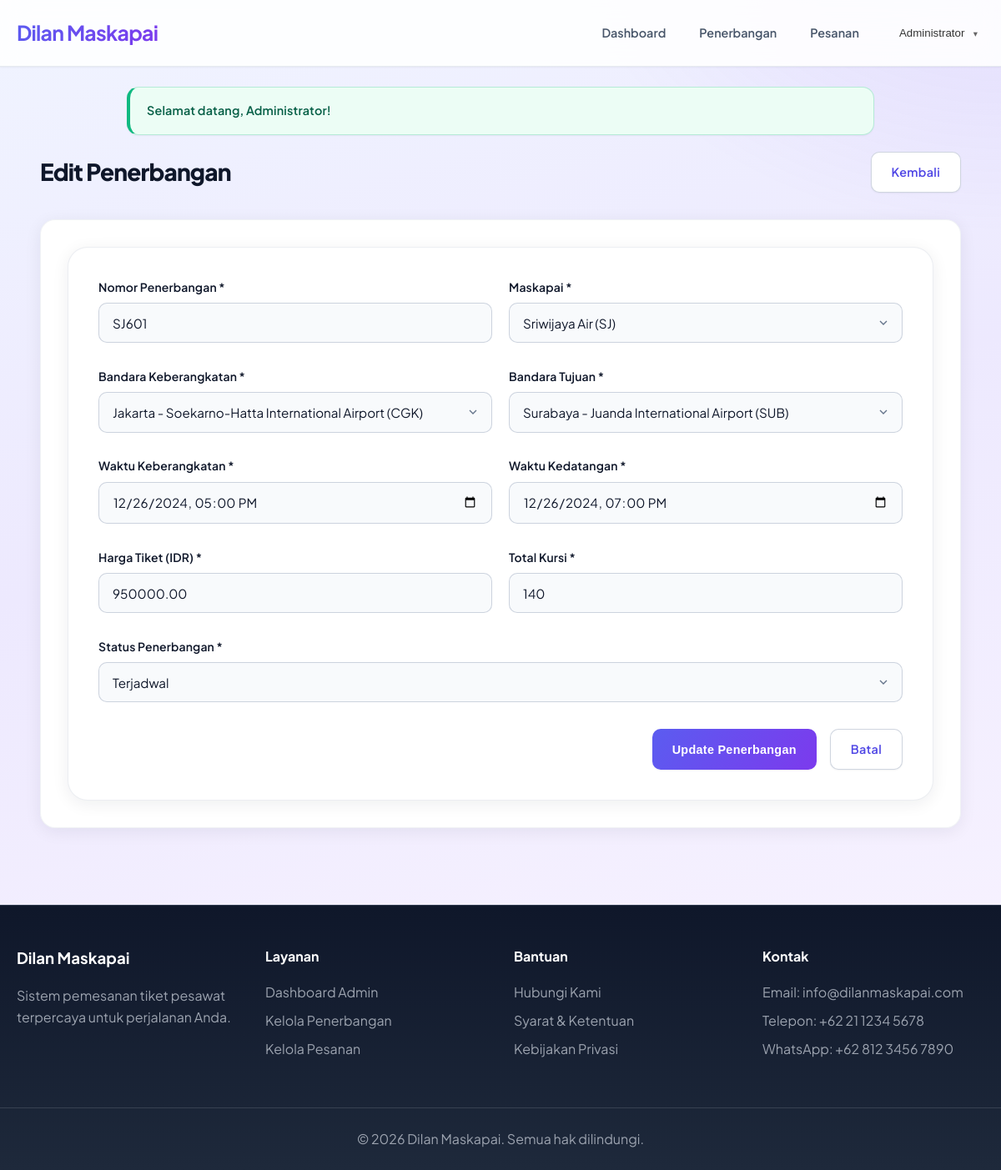
/admin/flight_form.php?id=52 (signed in), run on the app's committed database.
### tables this page shows
CREATE TABLE flights (
    id INT AUTO_INCREMENT PRIMARY KEY,
    flight_number VARCHAR(10) NOT NULL UNIQUE,
    airline_id INT NOT NULL,
    departure_airport_id INT NOT NULL,
    arrival_airport_id INT NOT NULL,
    departure_time DATETIME NOT NULL,
    arrival_time DATETIME NOT NULL,
    price DECIMAL(10,2) NOT NULL,
    available_seats INT NOT NULL,
    total_seats INT NOT NULL,
    status ENUM('scheduled', 'delayed', 'cancelled', 'completed') DEFAULT 'scheduled',
    created_at TIMESTAMP DEFAULT CURRENT_TIMESTAMP,
    updated_at TIMESTAMP DEFAULT CURRENT_TIMESTAMP ON UPDATE CURRENT_TIMESTAMP,
    FOREIGN KEY (airline_id) REFERENCES airlines(id),
    FOREIGN KEY (departure_airport_id) REFERENCES airports(id),
    FOREIGN KEY (arrival_airport_id) REFERENCES airports(id)
);

CREATE TABLE airlines (
    id INT AUTO_INCREMENT PRIMARY KEY,
    name VARCHAR(100) NOT NULL,
    code VARCHAR(2) NOT NULL UNIQUE,
    logo VARCHAR(255),
    created_at TIMESTAMP DEFAULT CURRENT_TIMESTAMP
);

CREATE TABLE airports (
    id INT AUTO_INCREMENT PRIMARY KEY,
    code VARCHAR(3) NOT NULL UNIQUE,
    name VARCHAR(100) NOT NULL,
    city VARCHAR(50) NOT NULL,
    country VARCHAR(50) NOT NULL,
    created_at TIMESTAMP DEFAULT CURRENT_TIMESTAMP
);

### admin/flight_form.php (the view, shortened to what this page needs)
<?php
$flight = null;
$airlines = [];
$airports = [];
if (isset($_GET['id']) && is_numeric($_GET['id'])) {
    try {
        $database = new Database();
        $db = $database->getConnection();
        $stmt = $db->prepare("SELECT * FROM flights WHERE id = ?");
        $stmt->bindParam(1, $_GET['id']);
        $stmt->execute();
        $flight = $stmt->fetch(PDO::FETCH_ASSOC);
    } catch(PDOException $exception) {
        setMessage('danger', 'Terjadi kesalahan saat mengambil data penerbangan.');
        redirect(APP_URL . 'admin/flights.php');
    }
}
try {
    $database = new Database();
    $db = $database->getConnection();
    $stmt = $db->query("SELECT * FROM airlines ORDER BY name");
    $airlines = $stmt->fetchAll(PDO::FETCH_ASSOC);
    $stmt = $db->query("SELECT * FROM airports ORDER BY city");
    $airports = $stmt->fetchAll(PDO::FETCH_ASSOC);
} catch(PDOException $exception) {
    setMessage('danger', 'Terjadi kesalahan saat mengambil data.');
}
$page_title = $flight ? 'Edit Penerbangan' : 'Tambah Penerbangan';
include '../includes/header.php';
?>
<div class="admin-page">
    <div class="page-header">
        <h1><?php echo $page_title; ?></h1>
        <a href="<?php echo APP_URL; ?>admin/flights.php" class="btn btn-secondary">Kembali</a>
    </div>
    <div class="form-container">
        <form method="POST" class="form">
            <div class="form-row">
                <div class="form-group">
                    <label for="flight_number">Nomor Penerbangan *</label>
                    <input type="text" id="flight_number" name="flight_number"
                           value="<?php echo isset($_POST['flight_number']) ? sanitizeInput($_POST['flight_number']) : ($flight ? $flight['flight_number'] : ''); ?>"
                           required>
                </div>
                <div class="form-group">
                    <label for="airline_id">Maskapai *</label>
                    <select id="airline_id" name="airline_id" required>
                        <?php foreach ($airlines as $airline): ?>
                            <option value="<?php echo $airline['id']; ?>"
                                    <?php echo (isset($_POST['airline_id']) && $_POST['airline_id'] == $airline['id']) || ($flight && $flight['airline_id'] == $airline['id']) ? 'selected' : ''; ?>>
                                <?php echo $airline['name']; ?> (<?php echo $airline['code']; ?>)
                            </option>
                        <?php endforeach; ?>
                    </select>
                </div>
            </div>
            <div class="form-row">
                <div class="form-group">
                    <label for="departure_airport_id">Bandara Keberangkatan *</label>
                    <select id="departure_airport_id" name="departure_airport_id" required>
                        <?php foreach ($airports as $airport): ?>
                            <option value="<?php echo $airport['id']; ?>"
                                    <?php echo (isset($_POST['departure_airport_id']) && $_POST['departure_airport_id'] == $airport['id']) || ($flight && $flight['departure_airport_id'] == $airport['id']) ? 'selected' : ''; ?>>
                                <?php echo $airport['city']; ?> - <?php echo $airport['name']; ?> (<?php echo $airport['code']; ?>)
                            </option>
                        <?php endforeach; ?>
                    </select>
                </div>
                <div class="form-group">
                    <label for="arrival_airport_id">Bandara Tujuan *</label>
                    <select id="arrival_airport_id" name="arrival_airport_id" required>
                        <?php foreach ($airports as $airport): ?>
                            <option value="<?php echo $airport['id']; ?>"
                                    <?php echo (isset($_POST['arrival_airport_id']) && $_POST['arrival_airport_id'] == $airport['id']) || ($flight && $flight['arrival_airport_id'] == $airport['id']) ? 'selected' : ''; ?>>
                                <?php echo $airport['city']; ?> - <?php echo $airport['name']; ?> (<?php echo $airport['code']; ?>)
                            </option>
                        <?php endforeach; ?>
                    </select>
                </div>
            </div>
            <div class="form-row">
                <div class="form-group">
                    <label for="departure_time">Waktu Keberangkatan *</label>
                    <input type="datetime-local" id="departure_time" name="departure_time"
                           value="<?php echo isset($_POST['departure_time']) ? $_POST['departure_time'] : ($flight ? date('Y-m-d\TH:i', strtotime($flight['departure_time'])) : ''); ?>"
                           required>
                </div>
                <div class="form-group">
                    <label for="arrival_time">Waktu Kedatangan *</label>
                    <input type="datetime-local" id="arrival_time" name="arrival_time"
                           value="<?php echo isset($_POST['arrival_time']) ? $_POST['arrival_time'] : ($flight ? date('Y-m-d\TH:i', strtotime($flight['arrival_time'])) : ''); ?>"
                           required>
                </div>
            </div>
            <div class="form-row">
                <div class="form-group">
                    <label for="price">Harga Tiket (IDR) *</label>
                    <input type="number" id="price" name="price"
                           value="<?php echo isset($_POST['price']) ? $_POST['price'] : ($flight ? $flight['price'] : ''); ?>"
                           min="0" step="1000" required>
                </div>
                <div class="form-group">
                    <label for="total_seats">Total Kursi *</label>
                    <input type="number" id="total_seats" name="total_seats"
                           value="<?php echo isset($_POST['total_seats']) ? $_POST['total_seats'] : ($flight ? $flight['total_seats'] : ''); ?>"
                           min="1" required>
                </div>
            </div>
            <div class="form-group">
                <label for="status">Status Penerbangan *</label>
                <select id="status" name="status" required>
                    <option value="scheduled"
                            <?php echo (!isset($_POST['status']) && !$flight) || (isset($_POST['status']) && $_POST['status'] == 'scheduled') || ($flight && $flight['status'] == 'scheduled') ? 'selected' : ''; ?>>
                        Terjadwal
                    </option>
                </select>
            </div>
            <div class="form-actions">
                <button type="submit" class="btn btn-primary">
                    <?php echo $flight ? 'Update Penerbangan' : 'Tambah Penerbangan'; ?>
                </button>
                <a href="<?php echo APP_URL; ?>admin/flights.php" class="btn btn-secondary">Batal</a>
            </div>
        </form>
    </div>
</div>
<?php include '../includes/footer.php'; ?>

### assets/css/style.css (style rules this page uses)
:root { --color-bg-1: #f0f4ff; --color-bg-2: #ede9fe; --color-bg-3: #faf5ff; --color-ink: #0f172a; --color-ink-muted: #475569; --color-ink-soft: #64748b; --color-brand: #5b5cf0; --color-brand-2: #7c3aed; --color-brand-dark: #4f46e5; --radius-sm: 10px; --radius-md: 14px; --radius-lg: 18px; --radius-xl: 24px; --shadow-sm: 0 1px 2px rgba(15, 23, 42, 0.05); --shadow-md: 0 4px 20px rgba(15, 23, 42, 0.07); --shadow-lg: 0 12px 40px rgba(15, 23, 42, 0.1); --shadow-brand: 0 8px 28px rgba(91, 92, 240, 0.28); }
* { margin: 0; padding: 0; box-sizing: border-box; }
html { scroll-behavior: smooth; }
body { font-family: 'Plus Jakarta Sans', -apple-system, BlinkMacSystemFont, 'Segoe UI', Roboto, sans-serif; line-height: 1.65; color: var(--color-ink); background: fixed linear-gradient(165deg, var(--color-bg-1) 0%, var(--color-bg-2) 42%, var(--color-bg-3) 100%); min-height: 100vh; -webkit-font-smoothing: antialiased; -moz-osx-font-smoothing: grayscale; }
body::before { content: ''; position: fixed; inset: 0; background: radial-gradient(ellipse 90% 60% at 100% -10%, rgba(124, 58, 237, 0.12), transparent 50%), radial-gradient(ellipse 70% 50% at 0% 100%, rgba(91, 92, 240, 0.1), transparent 45%); z-index: -1; pointer-events: none; }
.btn { display: inline-block; padding: 0.72rem 1.5rem; border: none; border-radius: var(--radius-sm); font-weight: 600; font-size: 0.9rem; text-decoration: none; cursor: pointer; transition: transform 0.2s ease, box-shadow 0.2s ease, background 0.2s ease; letter-spacing: 0.02em; box-shadow: var(--shadow-sm); }
.btn-primary { background: linear-gradient(125deg, var(--color-brand) 0%, var(--color-brand-2) 100%); color: #fff; }
.btn-secondary { background: #fff; color: var(--color-brand-dark); border: 1px solid rgba(148, 163, 184, 0.45); box-shadow: var(--shadow-sm); }
.form { background: #fff; padding: 2.25rem; border-radius: var(--radius-xl); box-shadow: var(--shadow-md); border: 1px solid rgba(148, 163, 184, 0.18); }
.form-row { display: grid; grid-template-columns: 1fr 1fr; gap: 1.25rem; align-items: start; }
.form-group { margin-bottom: 1.8rem; }
.form-group label { display: block; margin-bottom: 0.45rem; font-weight: 600; color: var(--color-ink); font-size: 0.875rem; letter-spacing: 0.01em; }
.form-control, .form-group select, select.form-control, .form-group > input:not([type="radio"]):not([type="checkbox"]):not([type="file"]):not([type="hidden"]):not([type="submit"]):not([type="button"]) { width: 100%; padding: 0.85rem 1rem; border: 1px solid rgba(148, 163, 184, 0.45); border-radius: var(--radius-sm); font-size: 0.95rem; font-family: inherit; background: #f8fafc; color: var(--color-ink); transition: border-color 0.2s ease, box-shadow 0.2s ease, background 0.2s ease; }
.form-group select, select.form-control { cursor: pointer; appearance: none; background-repeat: no-repeat; background-position: right 0.85rem center; padding-right: 2.5rem; }
.form-actions { display: flex; gap: 1rem; justify-content: flex-end; margin-top: 2rem; }
.admin-page { max-width: 1200px; margin: 0 auto; padding: 0 20px; }
.page-header { display: flex; justify-content: space-between; align-items: center; margin-bottom: 2rem; }
.page-header h1 { color: var(--color-ink); font-weight: 800; letter-spacing: -0.03em; font-size: clamp(1.35rem, 3vw, 1.75rem); }
.form-container { background: #fff; padding: 2rem; border-radius: var(--radius-lg); box-shadow: var(--shadow-md); border: 1px solid rgba(148, 163, 184, 0.14); }

### data on the page
flights: flight_number "SJ601", airline_id "Sriwijaya Air (SJ)", departure_airport_id "Jakarta - Soekarno-Hatta International Airport (CGK)", arrival_airport_id "Surabaya - Juanda International Airport (SUB)", departure_time "12/26/2024 17:00", arrival_time "12/26/2024 19:00", price "950000.00", total_seats "140", status "Terjadwal"

### other printed values
APP_NAME "Dilan Maskapai"
sanitizeInput($_SESSION['full_name'] ?? '') "Administrator"
$message['text'] "Selamat datang, Administrator!"
$page_title "Edit Penerbangan"
